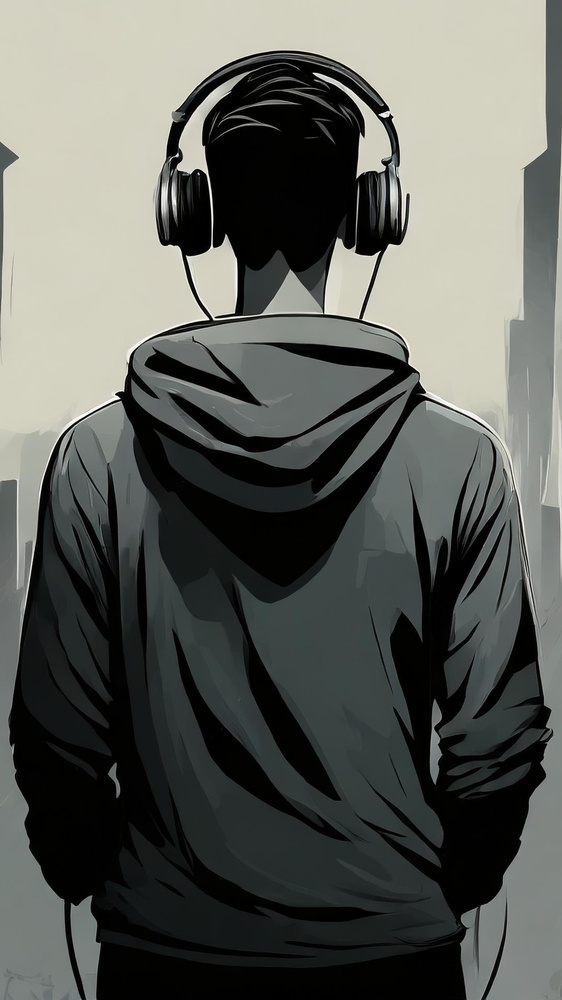
#> input picture backgrounds/final.jpg, 562 x 1000 px, shrunk from 1080 x 1920 before the run
$ python blender.py
#> lines starting #> are read from the running program, lines starting #| are printed output that depends on the picture
import cv2
import numpy as np

# Cargar la imagen
image = cv2.imread('backgrounds/final.jpg')
#> image is the input picture: shape (1000, 562, 3); mean B, G, R 90.2, 95.6, 93.3

# Convertir la imagen a formato de punto flotante
image_float = image.astype(np.float32) / 255.0

# Reducir la opacidad multiplicando por un factor entre 0 y 1
opacity = 0.5  # Cambia este valor para ajustar la opacidad (0.0 - 1.0)
blended_image = image_float * opacity
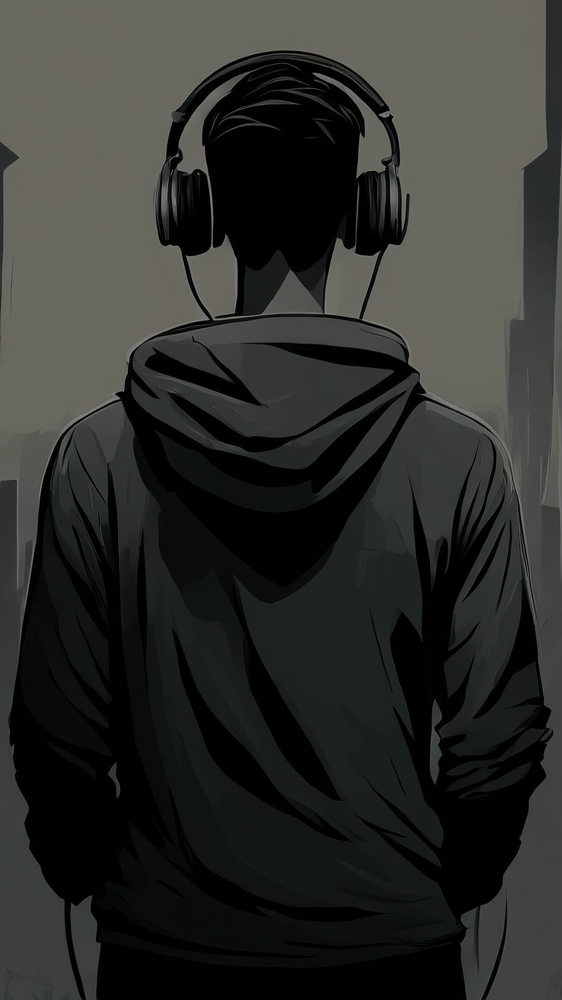
#> blended_image: shape (1000, 562, 3) float32; mean B, G, R 0.177, 0.188, 0.183

# Convertir la imagen de nuevo a formato de 8 bits sin signo
blended_image = (blended_image * 255).astype(np.uint8)

# Guardar la imagen resultante
cv2.imwrite('backgrounds/final-back.jpg', blended_image)
